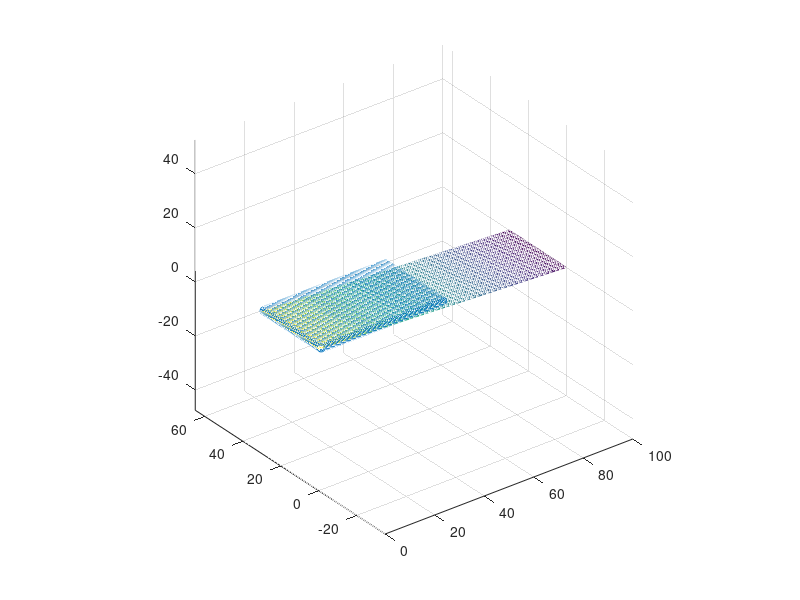

MATLAB code for this plot:

clear all;
close all;
clc;

neley = 60;
nelex = 200;

##hx = 0.5;
##hy = 0.5;

y = linspace (0, 30,neley+1);
x = linspace (0, 100, nelex+1);


hx = 100/nelex;
hy = 30/neley;

[X, Y] = meshgrid (x, y);

Z = 5 - 0.05 * X;
Z(Z < 0) = 0;


##h = 0*Z;
Ymin = 0; Ymax = 30; Xmin = 0; Xmax = 100;
##select = (Y>=Ymin & Y<=Ymax & X >=Xmin & X <= Xmax);
####
##h(select)= 5 - Z(select);
##h(h < 0) = 0;
####
##surf (X, Y, Z)
##hold all
##surf (X, Y, Z+h)
##axis equal


DX = .5; DY = .5;
[xp, yp] = meshgrid (Xmin:DX:Xmax, Ymin:DY:Ymax);

%hp = interp2 (X, Y, h, xp, yp, 'spline');
hp = 5.*ones(size(xp));
hp(xp<1 | xp > 50) = 0;
hp = hp(:);
xp = xp(:);
yp = yp(:);

hzero = find (hp <= 0.001);
hp(hzero) = [];
xp(hzero) = [];
yp(hzero) = [];

immagine_out = uint16(Z);
%imwrite (immagine_out, "sfondo.tif")

%%%%%%%%%%%%%%%%%%%%%%%%%%%%%%%%%%%%%%%%%%%%%%%%%%%%%%%%%%%%%%%%%%%%%%%%%%%%%



Zz        = double (Z);
[gx, gy]  = gradient (Zz, hx, hy);

Z    = Zz(:);
dZdx = gx(:);
dZdy = gy(:);


figure()
mesh(X,Y,Zz)
axis equal
hold on
scatter3(xp(:),yp(:),hp(:))


%% Constants
g     = 9.81;
xi    = 200;
vis   = 50;
ty    = 2000;
T     = 8;

%% Material point quantities initialization
nmp   = numel(xp);
rhosy = 1000.0;
Msys  = sum (hp*DX*DY*rhosy);
Mp    = Msys/nmp * ones(nmp, 1);
Vp    = Mp./rhosy;
Ap    = Vp./hp;
vp    = zeros (nmp,2);

mu = 50.;
phi = 37.;
tauy = 2000.;

BINGHAM = 0.0;
FRICTION = 0.0;
CFL = 0.2;
BC_FLAG = 1.0;
eq_level = 0.0;
momp  = zeros (nmp,2);

Fb(:,1) = zeros (nmp,1);
Fb(:,2) = zeros (nmp,1);

%%
DATA = struct (
	   "x", xp, ...
	   "y", yp, ...
	   "Mp", Mp, ...
	   "Ap", Ap, ...
	   "vpx", vp(:,1), ...
	   "vpy", vp(:,2), ...
	   "Nex", nelex, ...
	   "Ney", neley, ...
	   "hx", hx, ...
	   "hy", hy, ...
	   "hp", hp, ...
	   "mom_px", momp(:,1), ...
	   "mom_py", momp(:,2), ...
	   "g", g, ...
	   "T", T, ...
	   "xi", xi, ...
	   "vis", vis, ...
	   "ty", ty, ...
	   "rho", rhosy, ...
	   "Vp", Vp, ...
	   "Z", Z, ...
	   "dZdx", dZdx, ...
	   "dZdy", dZdy, ...

		 "mu", mu, ...
		 "phi", phi, ...
		 "tauy", tauy, ...

     "BINGHAM_ON", BINGHAM, ...
     "FRICTION_ON", FRICTION, ...
     "CFL", CFL, ...
     "BC_FLAG",BC_FLAG, ...
	 "eq_level", eq_level
	 );
% --- Scrittura manuale del DATA.json ---
function v2j (fid, name, x, last)
  if isscalar(x) && ~ischar(x)
    fprintf(fid, '"%s": %.17g', name, x);
  elseif ischar(x)
    fprintf(fid, '"%s": "%s"', name, x);
  else
    x = x(:);
    fprintf(fid, '"%s": [', name);
    fprintf(fid, '%.17g', x(1));
    for k = 2:numel(x)
      fprintf(fid, ',%.17g', x(k));
    endfor
    fprintf(fid, ']');
  endif
  if (~last)
    fprintf(fid, ',\n');
  else
    fprintf(fid, '\n');
  endif
endfunction

FID = fopen("DATA.json","w");
fprintf(FID, "{\n");
v2j(FID, "x",          xp,         false);
v2j(FID, "y",          yp,         false);
v2j(FID, "Mp",         Mp,         false);
v2j(FID, "Ap",         Ap,         false);
v2j(FID, "vpx",        vp(:,1),    false);
v2j(FID, "vpy",        vp(:,2),    false);
v2j(FID, "Nex",        nelex,      false);
v2j(FID, "Ney",        neley,      false);
v2j(FID, "hx",         hx,         false);
v2j(FID, "hy",         hy,         false);
v2j(FID, "hp",         hp,         false);
v2j(FID, "mom_px",     momp(:,1),  false);
v2j(FID, "mom_py",     momp(:,2),  false);
v2j(FID, "g",          g,          false);
v2j(FID, "T",          T,          false);
v2j(FID, "xi",         xi,         false);
v2j(FID, "rho",        rhosy,      false);
v2j(FID, "Vp",         Vp,         false);
v2j(FID, "Z",          Z,          false);
v2j(FID, "dZdx",       dZdx,       false);
v2j(FID, "dZdy",       dZdy,       false);

v2j(FID, "mu",         mu,         false);
v2j(FID, "phi",        phi,        false);
v2j(FID, "tauy",       tauy,       false);

v2j(FID, "BINGHAM_ON", BINGHAM,    false);
v2j(FID, "FRICTION_ON",FRICTION,   false);
v2j(FID, "CFL",        CFL,        false);
v2j(FID, "eq_level",eq_level,           false); 
v2j(FID, "BC_FLAG",    BC_FLAG,    true);
fprintf(FID, "}\n");
fclose(FID);
disp("DATA.json scritto correttamente");
